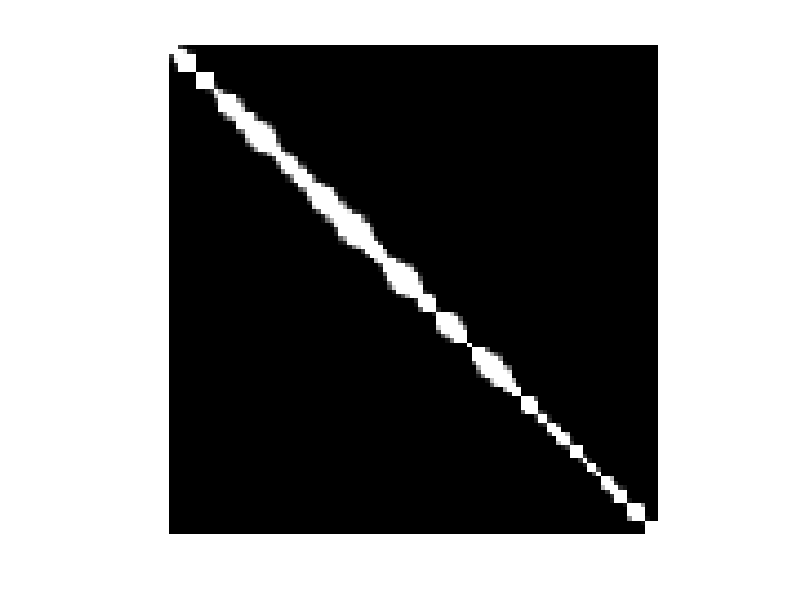
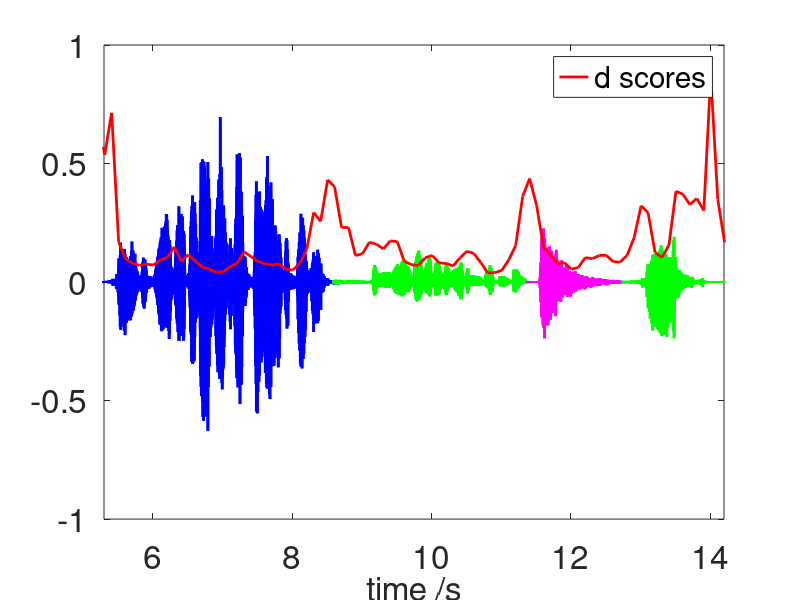

These figures' MATLAB source, in order: (Note: this script raises an error after producing the figures.)
clc;close all;clear;
load L-kernel1.mat;
load DemoData.mat;

L=abs(L);


%% Plotting Area
pv=2:111;
imshow(L(pv,pv),'XData', [2 111], 'YData', [2 111]);

L_diag=diag(L);
timeline=(1:length(speech))/fs;
dpp_can_v=zeros(1,length(speech))-10;
dpp_can_v(round(dpp_can*0.01*fs))=L_diag;

ts=5*fs:14.2*fs;
ts1=5*fs:8.6*fs-1;
ts2=8.6*fs:11.38*fs-1;
ts3=11.38*fs:12.74*fs-1;
ts4=12.74*fs:14.2*fs;

figure, hold on;
plot(timeline(ts1),speech(ts1),'b');
plot(timeline(ts2),speech(ts2),'g');
plot(timeline(ts3),speech(ts3),'m');
plot(timeline(ts4),speech(ts4),'g');

% plot(timeline(ts1),speech(ts1),'b');
% plot(timeline(ts2),speech(ts2),'b');
% plot(timeline(ts3),speech(ts3),'b');
% plot(timeline(ts4),speech(ts4),'b');

% h1=plot(timeline(ts),dpp_can_v(ts)/max(L_diag),'g+');

h1=plot(timeline(round(scan_v_temp*0.01*fs)),q_can_temp/max(q_can_temp)*4,'r');

% h1=plot(timeline(ts),dpp_can_v(ts)*10-5,'g');
% plot(timeline(ts),dpp_can_v(ts)*-1,'r');


% legend(h1,'Change-Point Candidates');
legend(h1,'d scores');
xlabel('time /s');
axis([5.3 14.2 -1 1]);

box on;
set(gca, 'fontsize', 24, 'linewidth',0.5);
set(get(gca,'Children'),'linewidth',2,'markersize',10);
set(get(gca,'XLabel'),'FontSize',24);
set(get(gca,'YLabel'),'FontSize',24);

wavwrite(speech(5*fs:14.2*fs),fs,'TestFile');